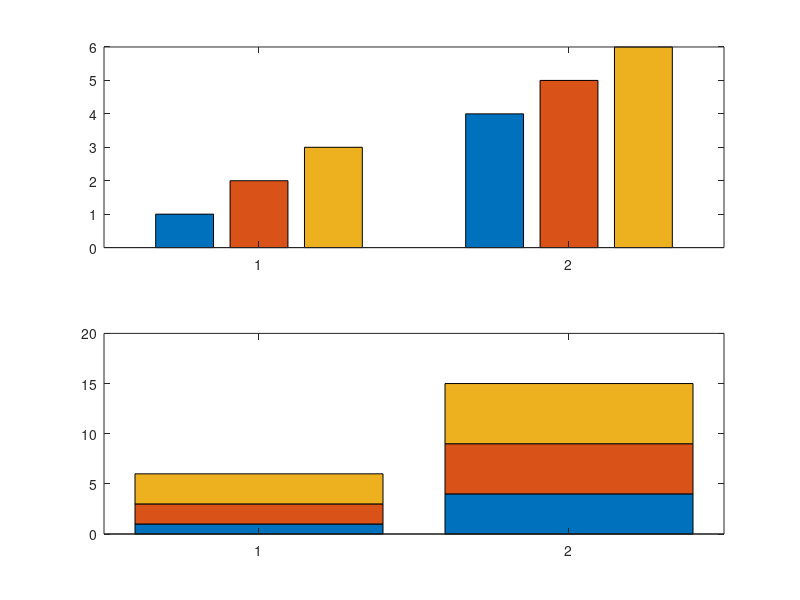

MATLAB code for this plot:
%Modul Praktikum GP2103 Metode Komputasi, 
%Program Studi Teknik Geofisika, Universitas Pertamina
%Oleh: Hardianto Rizky Prabusetyo dan Mohammad Heriyanto

%Website: https://osf.io/5tfvq/
%Link Kode: https://github.com/Metkom/Kode-Praktikum-GP2103-Metode-Komputasi
%DOI: 10.17605/OSF.IO/5TFVQ
%@ Oktober 2017

  clear; close; clc;
  c = 2000:2013;
  harga= [37.55 30.69 29.92 35.55 47.05 60.45 ...
        68.28 72.99 100.01 58 77.11 91.39 88.95 92.41];
  bar(c,harga)

	y = [2 2 3; 2 5 6; 2 8 9; 2 11 12];
	bar(y)

  y = [2 2 3; 2 5 6; 2 8 9; 2 11 12];
	bar(y,'stacked')

  y = [1 2 3; 4 5 6];
	ax1 = subplot(2,1,1);
	bar(ax1,y)

	ax2 = subplot(2,1,2);
	bar(ax2,y,'stacked')
